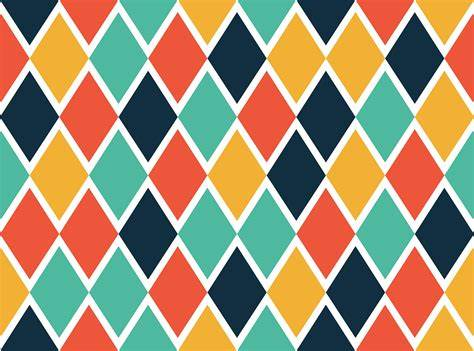
#> input picture Week4/pattern.jpg, 474 x 351 px
$ python GradientAngle.py   (older library calls are emulated)
#> lines starting #> are read from the running program, lines starting #| are printed output that depends on the picture
import cv2
import numpy as np

# Load the image
input_image_path = 'pattern.jpg'  # Replace with your image path
image = cv2.imread(input_image_path, cv2.IMREAD_GRAYSCALE)
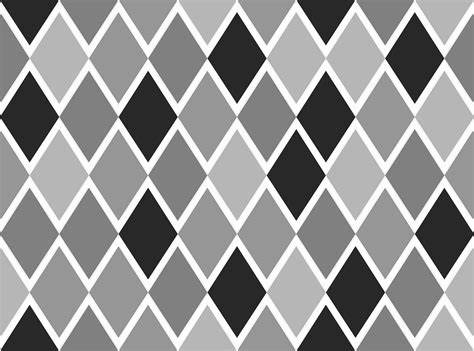
#> image: shape (351, 474); min 0, max 255, mean 150.7

# Calculate gradients using Sobel
gradient_x = cv2.Sobel(image, cv2.CV_64F, 1, 0, ksize=3)
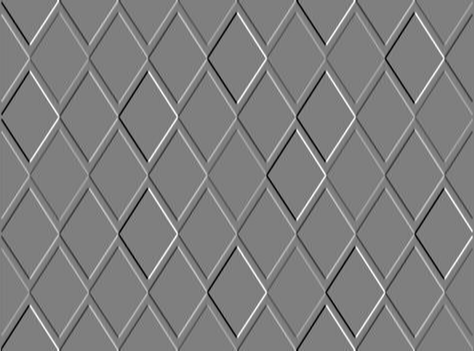
#> gradient_x: shape (351, 474) float64; min -882, max 886, mean 0.1; drawn with min black and max white
gradient_y = cv2.Sobel(image, cv2.CV_64F, 0, 1, ksize=3)
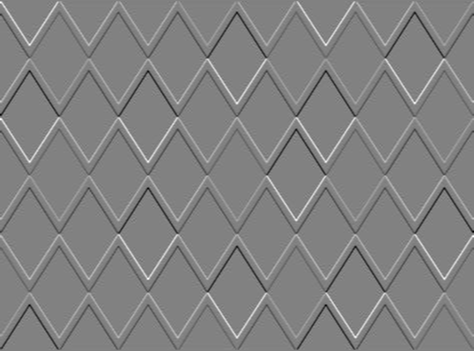
#> gradient_y: shape (351, 474) float64; min -804, max 778, mean 0; drawn with min black and max white

# Calculate gradient magnitude and phase angle
gradient_magnitude, gradient_angle = cv2.magnitude(gradient_x, gradient_y), cv2.phase(gradient_x, gradient_y, angleInDegrees=True)
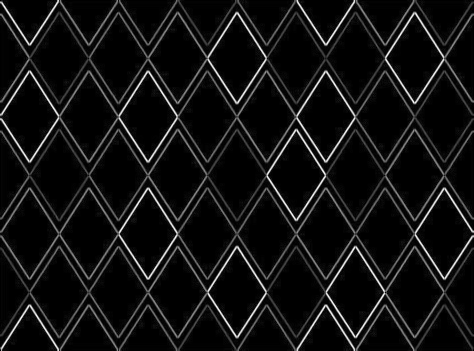
#> gradient_magnitude: shape (351, 474) float64; min 0, max 1015.1, mean 72.4; drawn with min black and max white
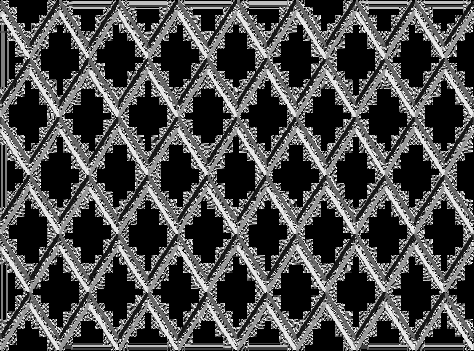
#> gradient_angle: shape (351, 474) float64; min 0, max 359.4, mean 106.1; drawn with min black and max white

# Display the original image, gradient magnitude, and gradient angle
cv2.imshow('Original Image', image)
cv2.imshow('Gradient Magnitude', gradient_magnitude.astype(np.uint8))
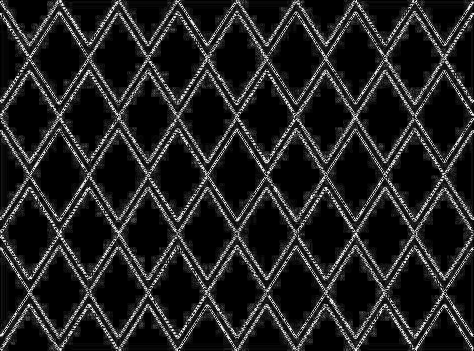
#> window 'Gradient Magnitude': shape (351, 474); min 0, max 255, mean 33.9
cv2.imshow('Gradient Angle', gradient_angle.astype(np.uint8))
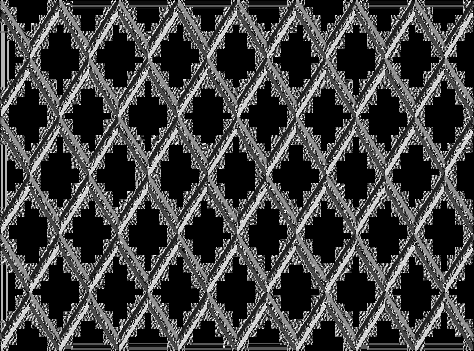
#> window 'Gradient Angle': shape (351, 474); min 0, max 255, mean 64.3
cv2.waitKey(0)
cv2.destroyAllWindows()
